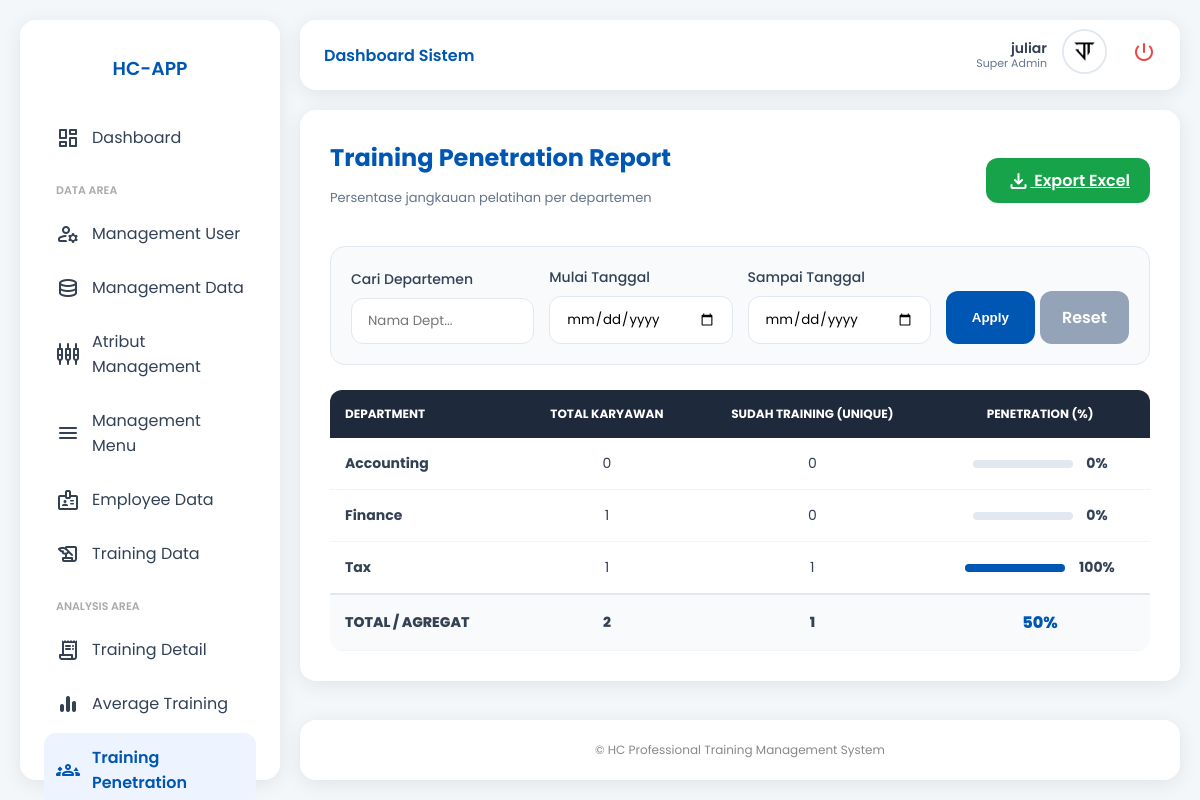
/modul/training-penetration/index.php (signed in), run on the app's committed database.
### tables this page shows
CREATE TABLE `menus` (
  `id` int NOT NULL,
  `menu_name` varchar(100) NOT NULL,
  `menu_url` varchar(100) NOT NULL,
  `menu_icon` varchar(50) DEFAULT NULL,
  `menu_category` enum('Dashboard','Data Area','Analysis Area','System Area') NOT NULL,
  `order_no` int DEFAULT '0'
);

CREATE TABLE `master_organizations` (
  `id` int NOT NULL,
  `org_name` varchar(100) NOT NULL,
  `created_at` timestamp NULL DEFAULT CURRENT_TIMESTAMP
);

### modul/training-penetration/index.php (the view, shortened to what this page needs)
<?php
require_once __DIR__ . '/../../config/database.php';
$layout_dir = __DIR__ . '/../layout/';
$search    = $_GET['search'] ?? '';
$date_from = $_GET['date_from'] ?? '';
$date_to   = $_GET['date_to'] ?? '';
$query_org = "SELECT id, org_name,
              (SELECT COUNT(*) FROM employees WHERE org_id = master_organizations.id AND status = 'Active') as total_emp
              FROM master_organizations WHERE 1=1";
$query_org .= " ORDER BY org_name ASC";
$orgs = $pdo->query($query_org)->fetchAll();
$penetration_data = [];
$params = [];
$date_filter = "";
$query_trained = "SELECT e.org_id, COUNT(DISTINCT e.id) as trained_count
                  FROM training_participants tp
                  JOIN trainings t ON tp.training_id = t.id
                  JOIN employees e ON tp.employee_id = e.id
                  WHERE e.status = 'Active' $date_filter
                  GROUP BY e.org_id";
$stmt_trained = $pdo->prepare($query_trained);
$stmt_trained->execute($params);
while($row = $stmt_trained->fetch()) {
    $penetration_data[$row['org_id']] = $row['trained_count'];
}
?>
<!DOCTYPE html>
<html lang="id">
<head>
    <link rel="stylesheet" href="../../assets/css/style.css">
</head>
<body>
    <?php include $layout_dir . 'sidebar.php'; include $layout_dir . 'header.php'; ?>
    <main class="main-content">
        <div class="content-card">
            <div style="display: flex; justify-content: space-between; align-items: center; margin-bottom: 25px;">
                <div>
                    <h2 style="color: var(--primary-blue); margin: 0;">Training Penetration Report</h2>
                    <p style="font-size: 13px; color: #64748b;">Persentase jangkauan pelatihan per departemen</p>
                </div>
                <a href="?<?= $_SERVER['QUERY_STRING'] ?>&export=excel" class="btn-primary" style="background: #16a34a; width: auto; padding: 10px 20px;">
                    <i class="material-symbols-rounded" style="vertical-align: middle;">download</i> Export Excel
                </a>
            </div>
            <div class="filter-card">
                <form method="GET" style="display: grid; grid-template-columns: repeat(auto-fit, minmax(180px, 1fr)); gap: 15px; align-items: end;">
                    <div class="form-group" style="margin:0">
                        <label>Cari Departemen</label>
                        <input type="text" name="search" class="form-control" value="<?= htmlspecialchars($search) ?>" placeholder="Nama Dept...">
                    </div>
                    <div class="form-group" style="margin:0">
                        <label>Mulai Tanggal</label>
                        <input type="date" name="date_from" class="form-control" value="<?= $date_from ?>">
                    </div>
                    <div class="form-group" style="margin:0">
                        <label>Sampai Tanggal</label>
                        <input type="date" name="date_to" class="form-control" value="<?= $date_to ?>">
                    </div>
                    <div style="display: flex; gap: 5px;">
                        <button type="submit" class="btn-primary">Apply</button>
                        <a href="index.php" class="btn-primary" style="background:#94a3b8; text-decoration:none; text-align:center;">Reset</a>
                    </div>
                </form>
            </div>
            <table class="penetration-table">
                <thead>
                    <tr>
                        <th>Department</th>
                        <th style="text-align: center;">Total Karyawan</th>
                        <th style="text-align: center;">Sudah Training (Unique)</th>
                        <th style="text-align: center;">Penetration (%)</th>
                    </tr>
                </thead>
                <tbody>
                    <?php
                    $sum_total = 0;
                    $sum_trained = 0;
                    foreach($orgs as $o):
                        $total = $o['total_emp'];
                        $trained = $penetration_data[$o['id']] ?? 0;
                        $pct = ($total > 0) ? round(($trained / $total) * 100, 1) : 0;
                        $sum_total += $total;
                        $sum_trained += $trained;
                    ?>
                    <tr>
                        <td><strong><?= htmlspecialchars($o['org_name']) ?></strong></td>
                        <td style="text-align: center;"><?= $total ?></td>
                        <td style="text-align: center;"><?= $trained ?></td>
                        <td style="text-align: center;">
                            <div class="progress-bar-bg"><div class="progress-bar-fill" style="width: <?= $pct ?>%;"></div></div>
                            <span style="font-weight: 700;"><?= $pct ?>%</span>
                        </td>
                    </tr>
                    <?php endforeach; ?>
                </tbody>
                <tfoot>
                    <tr>
                        <td>TOTAL / AGREGAT</td>
                        <td style="text-align: center;"><?= $sum_total ?></td>
                        <td style="text-align: center;"><?= $sum_trained ?></td>
                        <td style="text-align: center;">
                            <?php $total_pct = ($sum_total > 0) ? round(($sum_trained / $sum_total) * 100, 1) : 0; ?>
                            <span style="font-size: 16px; color: var(--primary-blue);"><?= $total_pct ?>%</span>
                        </td>
                    </tr>
                </tfoot>
            </table>
        </div>
    </main>
    <?php include $layout_dir . 'footer.php'; ?>
</body>
</html>

### modul/layout/sidebar.php (shortened to what this page needs)
<?php
require_once __DIR__ . '/../../config/database.php';
$current_uri = $_SERVER['REQUEST_URI'];
$role_id = $_SESSION['role_id'] ?? 0;
$query_menu = "SELECT m.* FROM menus m
               JOIN role_access ra ON m.id = ra.menu_id
               WHERE ra.role_id = ?
               ORDER BY FIELD(m.menu_category, 'Dashboard', 'Data Area', 'Analysis Area', 'System Area'), m.order_no ASC";
$stmt_menu = $pdo->prepare($query_menu);
$stmt_menu->execute([$role_id]);
$menus = $stmt_menu->fetchAll();
$menu_list = [];
foreach ($menus as $m) {
    $menu_list[$m['menu_category']][] = $m;
}
?>
<aside class="sidebar">
    <div style="padding: 10px; margin-bottom: 20px; text-align: center;">
        <h3 style="color: var(--primary-blue); margin: 0; font-weight: 600;">HC-APP</h3>
    </div>
    <nav style="flex-grow: 1; overflow-y: auto;">
        <?php foreach ($menu_list as $category => $items): ?>
            <?php if ($category !== 'Dashboard'): ?>
                <p style="font-size: 11px; color: #aaa; text-transform: uppercase; margin: 20px 0 10px 12px; font-weight: 600;">
                    <?= htmlspecialchars($category) ?>
                </p>
            <?php endif; ?>
            <?php foreach ($items as $item): ?>
                <a href="<?= $item['menu_url'] ?>"
                   class="menu-item <?= (strpos($current_uri, basename(dirname($item['menu_url']))) !== false) ? 'active' : '' ?>">
                    <i class="material-symbols-rounded"><?= $item['menu_icon'] ?></i>
                    <span><?= htmlspecialchars($item['menu_name']) ?></span>
                </a>
            <?php endforeach; ?>
        <?php endforeach; ?>
    </nav>
</aside>

### assets/css/style.css (style rules this page uses)
:root { --primary-blue: #0056b3; --bg-light: #f4f7fa; --white: #ffffff; --text-main: #334155; --text-muted: #64748b; --radius: 16px; --shadow: 0 4px 20px rgba(0, 0, 0, 0.08); }
* { box-sizing: border-box; }
body { font-family: "Poppins", sans-serif; background-color: var(--bg-light); margin: 0; color: var(--text-main); }
.form-group { margin-bottom: 20px; }
.form-group label { display: block; margin-bottom: 8px; font-size: 14px; font-weight: 500; }
.form-control { width: 100%; padding: 12px 16px; border: 1px solid #e2e8f0; border-radius: 12px; font-family: "Poppins", sans-serif; }
.btn-primary { width: 100%; padding: 14px; background: var(--primary-blue); color: white; border: none; border-radius: 12px; font-weight: 600; cursor: pointer; transition: 0.3s; }
.sidebar { position: fixed; top: 20px; left: 20px; bottom: 20px; width: 260px; background: var(--white); border-radius: var(--radius); box-shadow: var(--shadow); padding: 24px; z-index: 1000; }
.main-content { margin-left: 300px; margin-top: 110px; margin-right: 20px; margin-bottom: 100px; }
.content-card { background: var(--white); padding: 30px; border-radius: var(--radius); box-shadow: var(--shadow); min-height: 70vh; }
.menu-item { display: flex; align-items: center; padding: 12px; text-decoration: none; color: var(--text-main); border-radius: 12px; margin-bottom: 5px; }
.menu-item.active { background: #eef4ff; color: var(--primary-blue); font-weight: 600; }
.menu-item i { margin-right: 12px; }

### modul/training-penetration/index.php (style rules this page uses)
.filter-card { background: #f8fafc; padding: 20px; border-radius: 15px; border: 1px solid #e2e8f0; margin-bottom: 25px; }
.penetration-table { width: 100%; border-collapse: collapse; background: white; border-radius: 12px; overflow: hidden; }
.penetration-table th { background: #1e293b; color: white; padding: 15px; text-align: left; font-size: 12px; text-transform: uppercase; }
.penetration-table td { padding: 15px; border-bottom: 1px solid #f1f5f9; font-size: 14px; }
.penetration-table tfoot { background: #f8fafc; font-weight: 800; border-top: 2px solid #e2e8f0; }
.progress-bar-bg { background: #e2e8f0; width: 100px; height: 8px; border-radius: 10px; display: inline-block; margin-right: 10px; }
.progress-bar-fill { background: var(--primary-blue); height: 100%; border-radius: 10px; }

### data on the page
menus: menu_name "Dashboard"
menus: menu_name "Management User"
menus: menu_name "Management Data"
menus: menu_name "Atribut Management"
menus: menu_name "Management Menu"
menus: menu_name "Employee Data"
menus: menu_name "Training Data"
menus: menu_name "Training Detail"
menus: menu_name "Average Training"
menus: menu_name "Training Penetration"
master_organizations: org_name "Accounting", total "0", id "0", pct "0"
master_organizations: org_name "Finance", total "1", id "0", pct "0"
master_organizations: org_name "Tax", total "1", id "1", pct "100"

### other printed values
$category "DATA AREA"
$category "ANALYSIS AREA"
$_SESSION['name'] "juliar"
$sum_total "2"
$sum_trained "1"
$total_pct "50"
